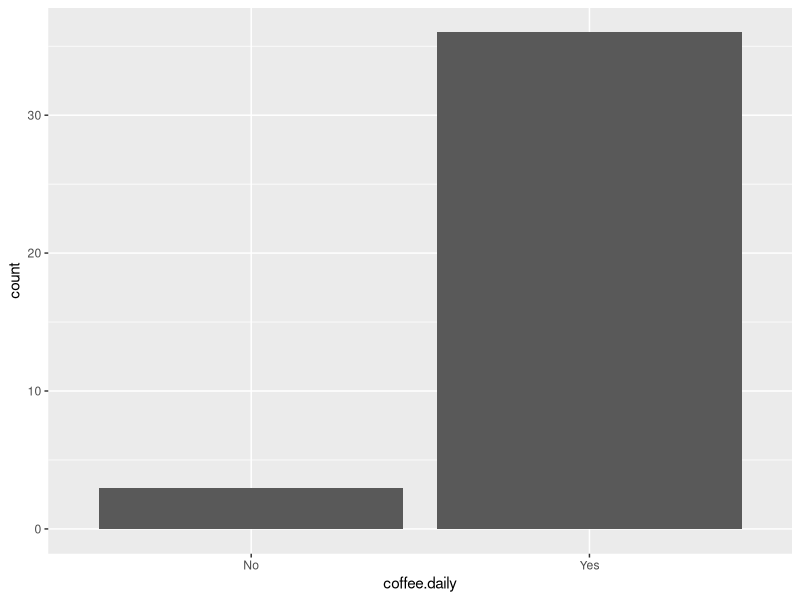
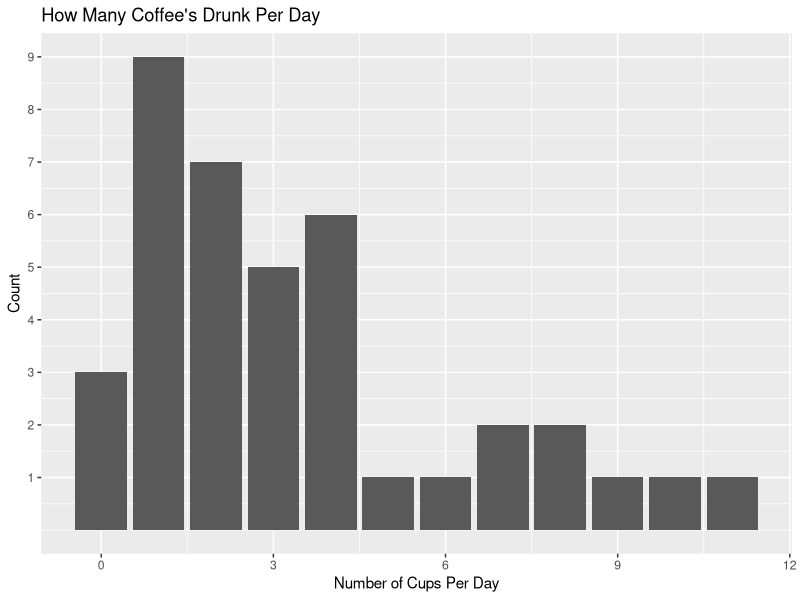
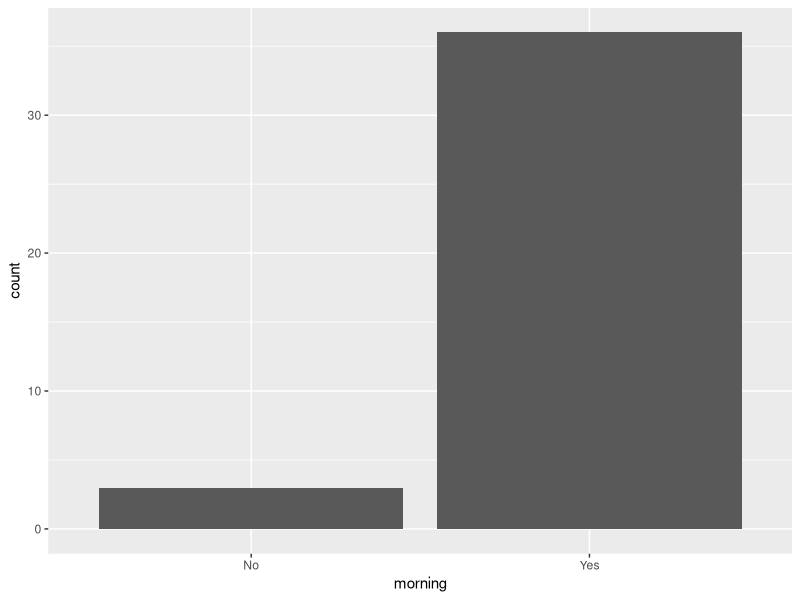
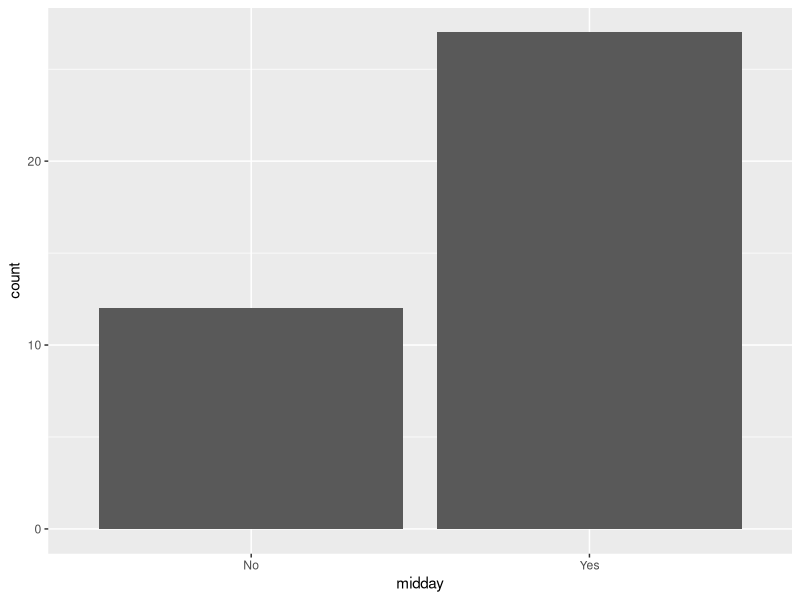
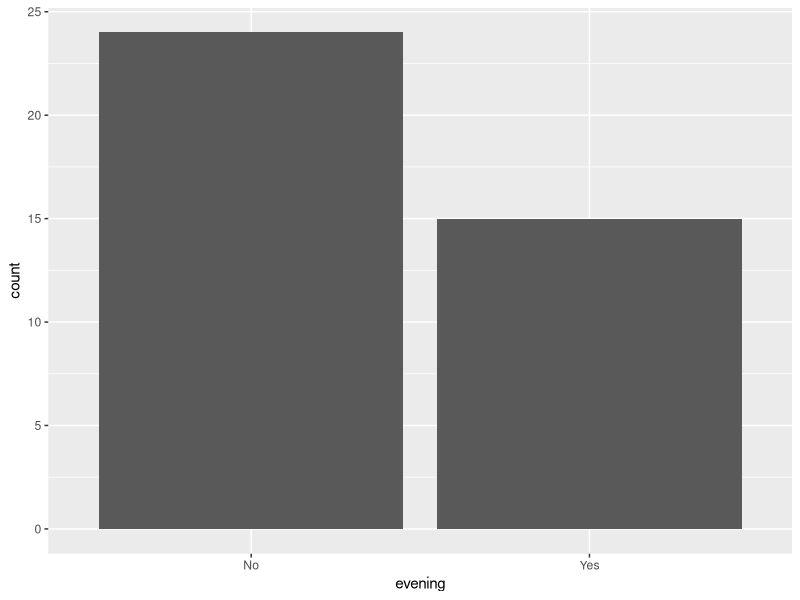
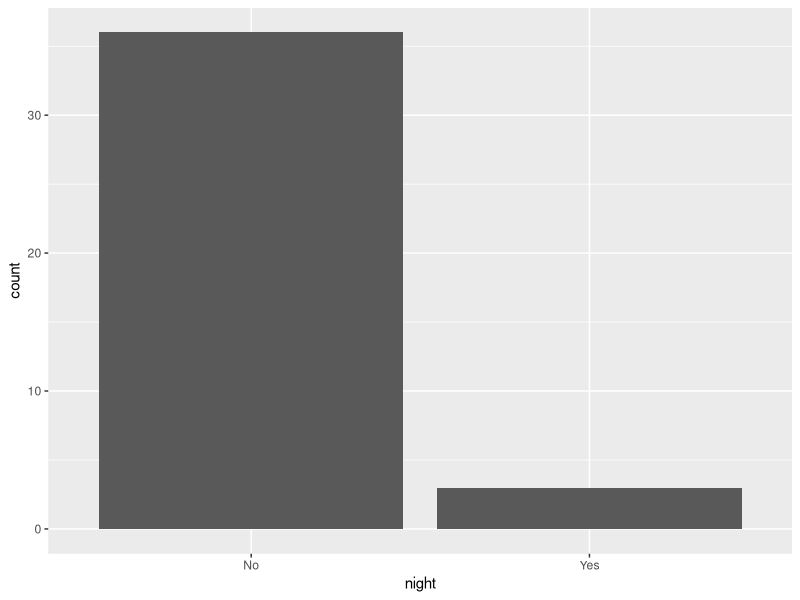
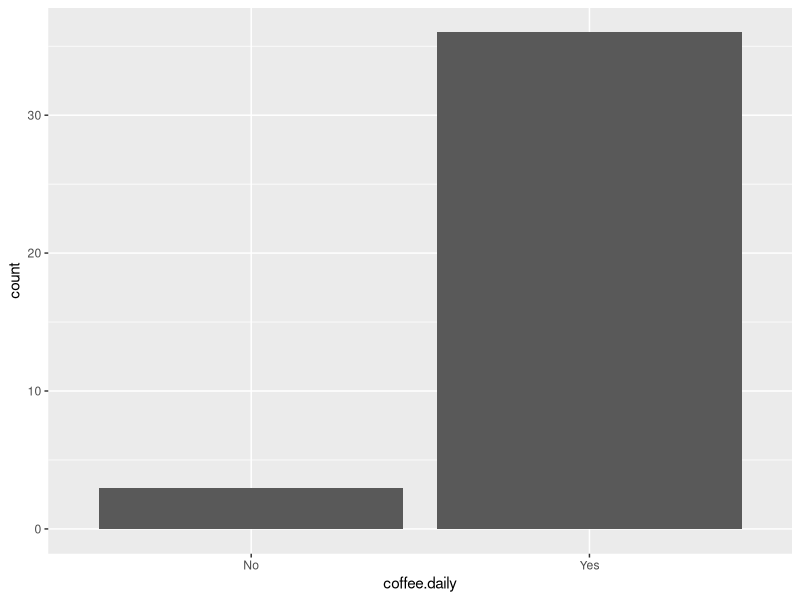
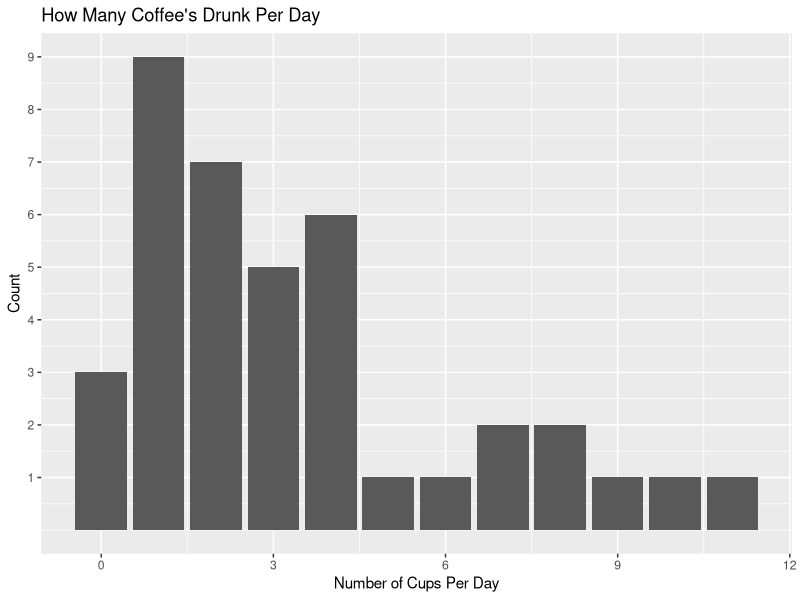

Source code (R) for these figures, in order:
library(ggplot2)

sdata <- read.csv("Coffee-Survey-Results.csv")


ggplot(data = sdata)+geom_bar(mapping = aes(x=coffee.daily))
ggsave("daily-coffee-drinkers.jpg", width = 8, height = 6, dpi = 300, device = "jpeg")

ggplot(data = sdata)+geom_bar(mapping = aes(x=num.cups))+labs(x="Number of Cups Per Day",y="Count",title="How Many Coffee's Drunk Per Day")+scale_y_continuous(breaks =c(1,2,3,4,5,6,7,8,9))
ggsave("coffees-per-day.jpg", width = 8, height = 6, dpi = 300, device = "jpeg")

ggplot(data = sdata)+geom_bar(mapping = aes(x=morning))
ggsave("morning-coffee.jpg", width = 8, height = 6, dpi = 300, device = "jpeg")

ggplot(data = sdata)+geom_bar(mapping = aes(x=midday))
ggsave("midday-coffee.jpg", width = 8, height = 6, dpi = 300, device = "jpeg")

ggplot(data = sdata)+geom_bar(mapping = aes(x=evening))
ggsave("evening-coffee.jpg", width = 8, height = 6, dpi = 300, device = "jpeg")

ggplot(data = sdata)+geom_bar(mapping = aes(x=night))
ggsave("night-coffee.jpg", width = 8, height = 6, dpi = 300, device = "jpeg")